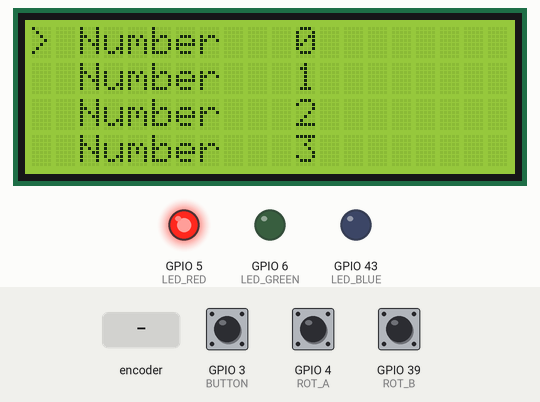
Simulated run of this sketch. Board: ESP32. On the bench: 20×4 character LCD, output pins drawn as LEDs (lit = HIGH). The inputs (shaded band) are chosen by the test bench; at power-on: GPIO 3 (BUTTON) HIGH, GPIO 4 (ROT_A) HIGH, GPIO 39 (ROT_B) HIGH. What the sketch prints to the serial monitor is not drawn.

Above: at 1.3 s.
1.4 s: GPIO 3 (BUTTON) pulled LOW for 0.15 s
At 2.6 s:
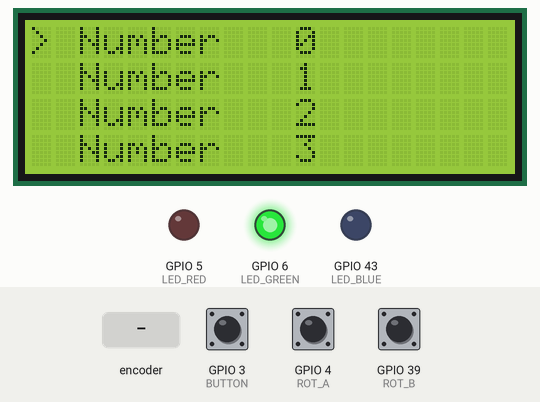
3.0 s: rotary encoder on GPIO 4 (ROT_A) / GPIO 39 (ROT_B) turned 3 steps (first pin leading)
At 4.4 s:
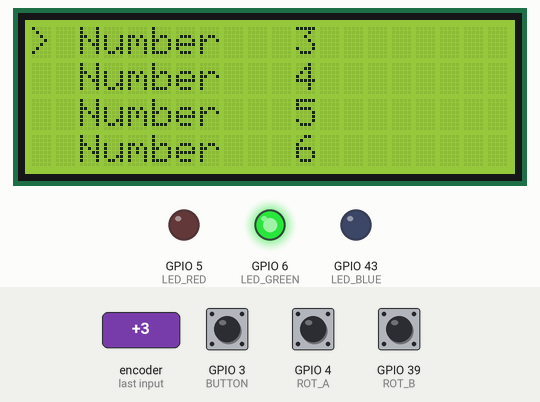
5.1 s: GPIO 3 (BUTTON) pulled LOW for 1 s
At 5.6 s:
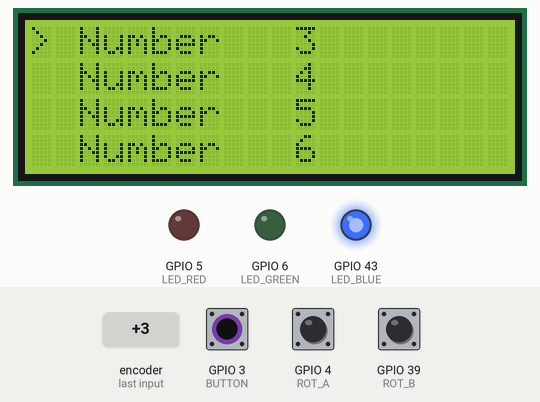
7.6 s: rotary encoder on GPIO 4 (ROT_A) / GPIO 39 (ROT_B) turned 1 step (first pin leading)
At 9.1 s:
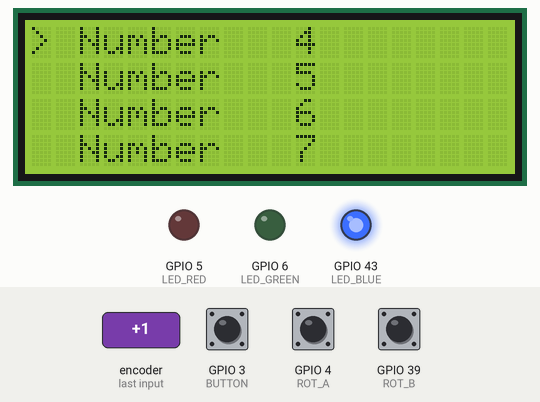
Timing chart, 0 to 10.3 s (numbered marks = the images above; inputs shaded):
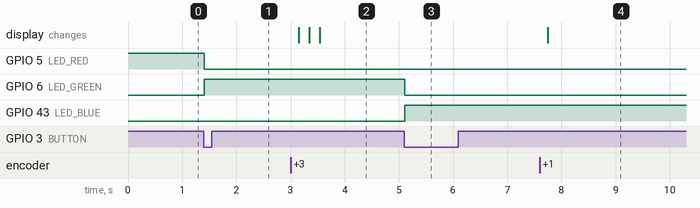

Measured:
- after the input at 1.4 s, GPIO 5 (LED_RED): HIGH → LOW at once; GPIO 6 (LED_GREEN): LOW → HIGH at once
- after the input at 3.0 s, the display: first changes after 0.15 s (image 2 shows a later state)
- after the input at 5.1 s, GPIO 6 (LED_GREEN): HIGH → LOW at once; GPIO 43 (LED_BLUE): LOW → HIGH at once
- after the input at 7.6 s, the display: changes after 0.15 s (image 4)

The sketch:

Rotary_test.ino
```cpp
#include <Wire.h>
#include <LiquidCrystal_I2C.h>

// Accelerometer TODO
// SDA = A1
// SCL = A2

LiquidCrystal_I2C lcd(0x27, 20, 4);

#define ROT_A      D3     // encoder A (moved from D3, which is now the red LED)
#define ROT_B      A3    // encoder B
#define BUTTON     D2     // color button (wired to GND, uses INPUT_PULLUP)
#define LED_RED    D4
#define LED_GREEN  D5
#define LED_BLUE   D6

const int MAX_VALUE       = 10;   // list goes 0..10, then wraps around
const int COUNTS_PER_STEP = 4;    // raw encoder pulses per click

volatile int           rotaryCounter  = 0;
volatile bool          rotaryChanged  = false;
volatile bool          buttonPending  = false; // if button has been dealt with yet
volatile unsigned long buttonEdgeTime = 0;
uint8_t encoderState = 0;

int  selected   = 0;       // number shown at the top of the list
bool buttonDown = false;   // true while the button is held
int  colorMode  = 0;       // 0 = red, 1 = green, 2 = blue

void setup()
{
  Serial.begin(9600);

  pinMode(ROT_A, INPUT_PULLUP);
  pinMode(ROT_B, INPUT_PULLUP);
  pinMode(BUTTON, INPUT_PULLUP);

  pinMode(LED_RED, OUTPUT);
  pinMode(LED_GREEN, OUTPUT);
  pinMode(LED_BLUE, OUTPUT);

  showColor();   // start on red

  encoderState = (digitalRead(ROT_A) << 1) | digitalRead(ROT_B);

  attachInterrupt(digitalPinToInterrupt(ROT_A),  rotaryISR, CHANGE);
  attachInterrupt(digitalPinToInterrupt(ROT_B),  rotaryISR, CHANGE);
  attachInterrupt(digitalPinToInterrupt(BUTTON), buttonISR, CHANGE);

  lcd.init();
  lcd.backlight();
  lcd.clear();
  drawNumbers();
}

void rotaryISR()
{
  static const int8_t encoderTable[16] = {
     0, -1,  1,  0,
     1,  0,  0, -1,
    -1,  0,  0,  1,
     0,  1, -1,  0
  };

  uint8_t newState = (digitalRead(ROT_A) << 1) | digitalRead(ROT_B);
  int8_t  move     = encoderTable[(encoderState << 2) | newState];

  if (move != 0) {
    rotaryCounter += move;
    rotaryChanged = true;
  }

  encoderState = newState;
}

void buttonISR()
{
  buttonEdgeTime = millis();
  buttonPending  = true;
}

void loop()
{
  // if encoder changes, scroll list
  noInterrupts();
  bool changed = rotaryChanged;
  int  counts  = rotaryCounter;
  rotaryChanged = false;
  interrupts();

  if (changed) {
    int range = MAX_VALUE + 1;
    int steps = counts / COUNTS_PER_STEP;
    selected  = ((steps % range) + range) % range;   // wrap in both directions
    drawNumbers();
  }

  // if button pressed, change color
  noInterrupts();
  bool pending           = buttonPending;
  unsigned long edgeTime = buttonEdgeTime;
  interrupts();

  // if the button has changed + 10ms have passed since most recent change
  if (pending && (millis() - edgeTime >= 10)) {
    noInterrupts();
    buttonPending = false;
    interrupts();

    bool pressedNow = (digitalRead(BUTTON) == LOW);

    if (pressedNow && !buttonDown) {
      buttonDown = true;
      colorMode = (colorMode + 1) % 3;
      showColor();
      Serial.print("Color mode: ");
      Serial.println(colorMode);
    }
    else if (!pressedNow) {
      buttonDown = false;
    }
  }
}

void showColor()
{
  analogWrite(LED_RED,   colorMode == 0 ? 255 : 0);
  analogWrite(LED_GREEN, colorMode == 1 ? 255 : 0);
  analogWrite(LED_BLUE,  colorMode == 2 ? 255 : 0);
}

void drawNumbers()
{
  // Row 0 is the selected number (marked with '>'). Rows 1-3 show the next numbers.
  for (int row = 0; row < 4; row++) {
    int  n      = (selected + row) % (MAX_VALUE + 1);
    char marker = (row == 0) ? '>' : ' ';

    char text[21];
    char line[21];
    snprintf(text, sizeof(text), "%c Number %3d", marker, n);
    snprintf(line, sizeof(line), "%-20s", text);   // pad to 20 columns

    lcd.setCursor(0, row);
    lcd.print(line);
  }
}
```
